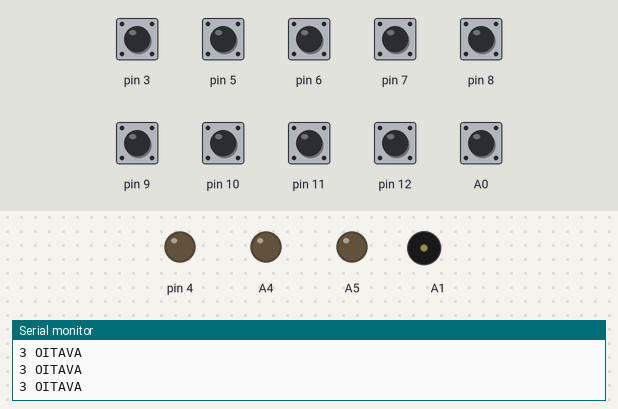
A sketch run on a simulated Arduino Uno, built with avr-gcc and run on an emulated ATmega328P. On the bench: output pins drawn as LEDs (lit = HIGH), buzzer (waves = sounding), the last lines printed to the serial monitor. Inputs (shaded band) come from the test bench; at power-on: A0, pin 3, pin 5–12 HIGH.

Above: at 1.2 s.
1.3 s: pin 3 pulled LOW for 0.15 s
At 2.6 s:
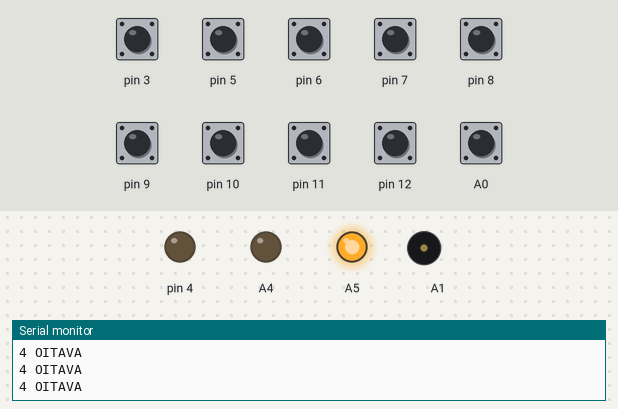
2.9 s: pin 5 pulled LOW for 0.15 s
At 3.07 s:
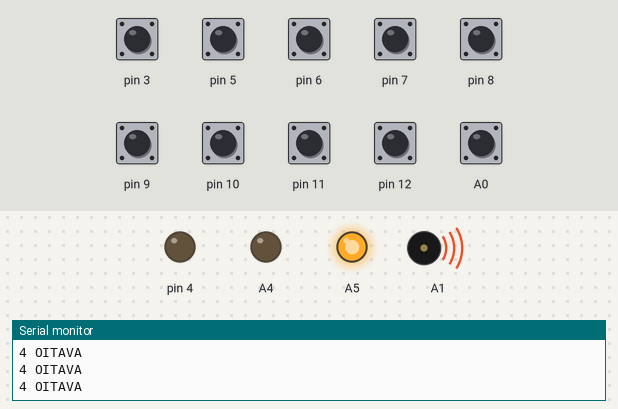
4.7 s: pin 3 pulled LOW for 1 s
At 6.8 s:
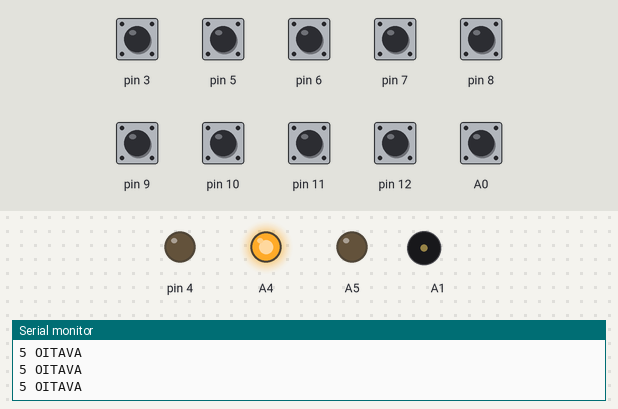
7.2 s: pin 6 pulled LOW for 0.15 s
At 7.37 s:
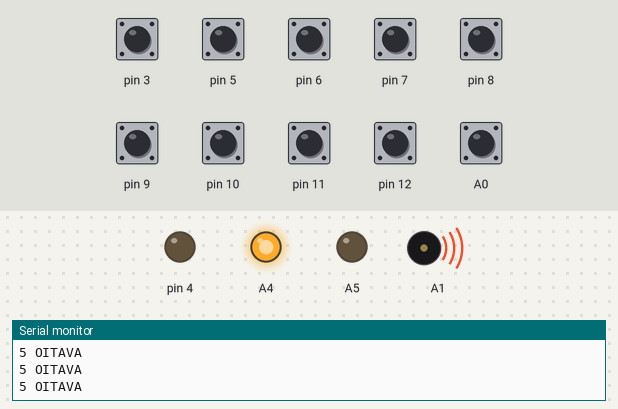
9.0 s: pin 3 pulled LOW for 0.15 s
At 10.1 s:
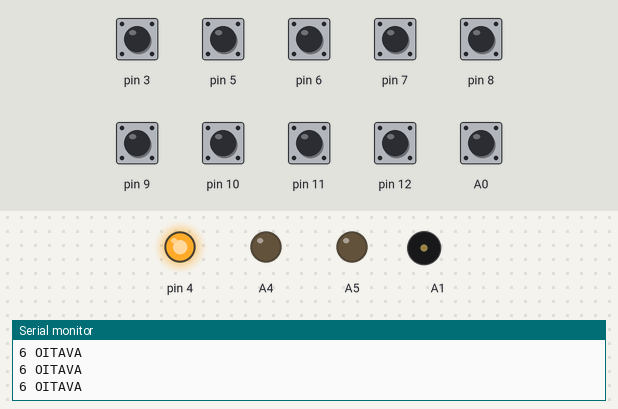
10.6 s: pin 7 pulled LOW for 0.15 s
At 10.77 s:
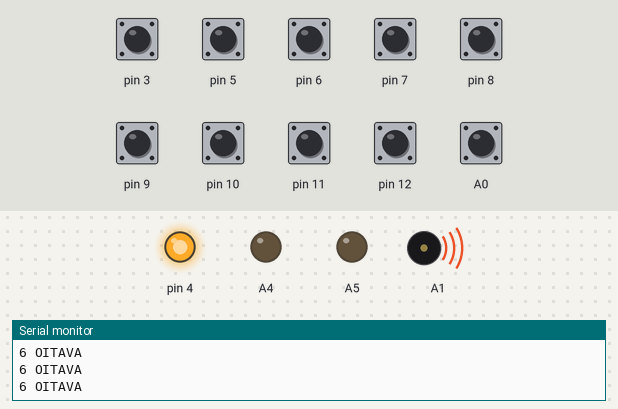
Timing chart, 0 to 13.4 s (numbered marks = the images above; inputs shaded):
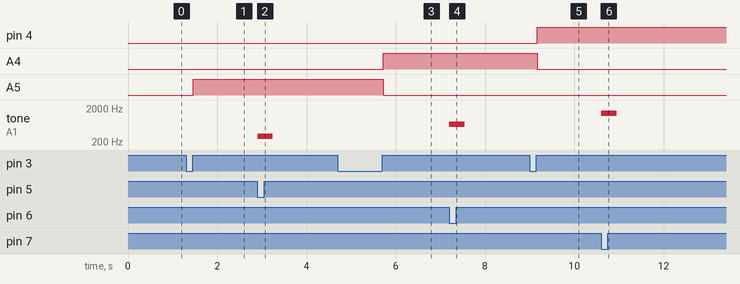

Measured:
- after the input at 1.3 s, A5: LOW → HIGH after 0.16 s
- after the input at 2.9 s, tone on A1: silent → 296 Hz at once, → silent 0.34 s later
- after the input at 4.7 s, A4: LOW → HIGH after 1.0 s; A5: HIGH → LOW after 1.0 s
- after the input at 7.2 s, tone on A1: silent → 656 Hz at once, → silent 0.35 s later
- after the input at 9.0 s, pin 4: LOW → HIGH after 0.17 s; A4: HIGH → LOW after 0.17 s
- after the input at 10.6 s, tone on A1: silent → 1408 Hz at once, → silent 0.35 s later

The sketch:

pianoy.ino
```cpp
int Do = 264;
int Re = 297;
int Mi = 330;
int Fa = 352;
int Sol = 395;
int La = 444;
int Si = 498;
int DO = 528;

bool a = 0;

int numero = 3;
boolean botaoAtu = false;
boolean botaoAnt = false;
boolean botaoAtu1 = false;
boolean botaoAnt1 = false;

void botaoAciona();

void setup() {

    pinMode(A5,OUTPUT);
    pinMode(A4,OUTPUT);
    pinMode(13,OUTPUT);
    pinMode(4,OUTPUT);
    pinMode(1,OUTPUT);
    pinMode(A1,OUTPUT);
    pinMode(2,INPUT_PULLUP);
    pinMode(3,INPUT_PULLUP);
    pinMode(A0,INPUT_PULLUP);
    pinMode(5,INPUT_PULLUP);
    pinMode(6,INPUT_PULLUP);
    pinMode(7,INPUT_PULLUP);
    pinMode(8,INPUT_PULLUP);
    pinMode(9,INPUT_PULLUP);
    pinMode(10,INPUT_PULLUP);
    pinMode(11,INPUT_PULLUP);
    pinMode(12,INPUT_PULLUP);
    pinMode(13,INPUT_PULLUP);
    Serial.begin(9600);


}

void loop() {


  int duracao = 200;


  botaoAtu = !digitalRead(3);
  //Verifica se o botão mudou de estado(foi apertado);
  if(botaoAnt && !botaoAtu){
    numero++;
    if(numero > 7){
      numero = 3;
    }
  }
  botaoAnt = botaoAtu;

  botaoAtu1 = !digitalRead(12);
  //Verifica se o botão mudou de estado(foi apertado);
  if(botaoAnt1 && !botaoAtu1){
    numero--;
    if(numero < 3){
      numero = 7;
    }
  }
  botaoAnt1 = botaoAtu1;
  Serial.print(numero);
  Serial.println(" OITAVA");

  switch(numero){

     case 3:
      Do = 33*4;
      Re = 37*4;
      Mi = 41*4;
      Fa = 44*4;
      Sol = 49*4;
      La = 55*4;
      Si = 62*4;
      DO = 66*4;
      digitalWrite(A5,0);
      digitalWrite(A4,0);
      digitalWrite(4,0);
      digitalWrite(13,0);
      break;
      case 4:
      Do = 33*8;
      Re = 37*8;
      Mi = 41*8;
      Fa = 44*8;
      Sol = 49*8;
      La = 55*8;
      Si = 62*8;
      DO = 66*8;
      digitalWrite(A5,1);
      digitalWrite(A4,0);
      digitalWrite(4,0);
      digitalWrite(13,0);
      break;
     case 5:
      Do = 33*16;
      Re = 37*16;
      Mi = 41*16;
      Fa = 44*16;
      Sol = 49*16;
      La = 55*16;
      Si = 62*16;
      DO = 66*16;
      digitalWrite(A5,0);
      digitalWrite(A4,1);
      digitalWrite(4,0);
      digitalWrite(13,0);
      break;
      case 6:
      Do = 33*32;
      Re = 37*32;
      Mi = 41*32;
      Fa = 44*32;
      Sol = 49*32;
      La = 55*32;
      Si = 62*32;
      DO = 66*32;
      digitalWrite(A5,0);
      digitalWrite(A4,0);
      digitalWrite(4,1);
      digitalWrite(13,0);
      break;
      case 7:
      Do = 33*64;
      Re = 37*64;
      Mi = 41*64;
      Fa = 44*64;
      Sol = 49*64;
      La = 55*64;
      Si = 62*64;
      DO = 66*64;
      digitalWrite(A5,0);
      digitalWrite(A4,0);
      digitalWrite(4,0);
      digitalWrite(13,1);
      break;
  }

    if( digitalRead(A0) == 0){
      tone(A1,Do,duracao);
    }
    if( digitalRead(5) == 0){
      tone(A1,Re,duracao);
    }
    if( digitalRead(6) == 0){
      tone(A1,Mi,duracao);
    }
    if( digitalRead(7) == 0){
      tone(A1,Fa,duracao);
    }
    if( digitalRead(8) == 0){
      tone(A1,Sol,duracao);
    }
    if( digitalRead(9) == 0){
      tone(A1,La,duracao);
    }
    if( digitalRead(10) == 0){
      tone(A1,Si,duracao);
    }
    if( digitalRead(11) == 0){
      tone(A1,DO,duracao);
    }

}
```
